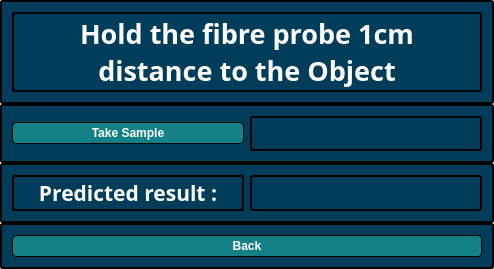
<?xml version="1.0" encoding="UTF-8"?>
<ui version="4.0">
 <class>MainWindow</class>
 <widget class="QMainWindow" name="MainWindow">
  <property name="geometry">
   <rect>
    <x>0</x>
    <y>0</y>
    <width>494</width>
    <height>256</height>
   </rect>
  </property>
  <property name="windowTitle">
   <string>MainWindow</string>
  </property>
  <widget class="QWidget" name="centralwidget">
   <property name="styleSheet">
    <string notr="true">QFrame, QLabel, QToolTip { border: 2px solid black; border-radius: 3px; padding: 1px; background-color: rgb(0, 61, 90); color: white; }</string>
   </property>
   <layout class="QVBoxLayout" name="verticalLayout">
    <property name="spacing">
     <number>0</number>
    </property>
    <property name="leftMargin">
     <number>0</number>
    </property>
    <property name="topMargin">
     <number>0</number>
    </property>
    <property name="rightMargin">
     <number>0</number>
    </property>
    <property name="bottomMargin">
     <number>0</number>
    </property>
    <item>
     <widget class="QFrame" name="frame">
      <property name="frameShape">
       <enum>QFrame::StyledPanel</enum>
      </property>
      <property name="frameShadow">
       <enum>QFrame::Raised</enum>
      </property>
      <layout class="QHBoxLayout" name="horizontalLayout">
       <item>
        <widget class="QLabel" name="label">
         <property name="font">
          <font>
           <family>Open Sans Condensed SemiBold</family>
           <pointsize>20</pointsize>
           <bold>true</bold>
          </font>
         </property>
         <property name="text">
          <string>Hold the fibre probe 1cm 
distance to the Object</string>
         </property>
         <property name="alignment">
          <set>Qt::AlignCenter</set>
         </property>
        </widget>
       </item>
      </layout>
     </widget>
    </item>
    <item>
     <widget class="QFrame" name="frame_2">
      <property name="frameShape">
       <enum>QFrame::StyledPanel</enum>
      </property>
      <property name="frameShadow">
       <enum>QFrame::Raised</enum>
      </property>
      <layout class="QHBoxLayout" name="horizontalLayout_2">
       <item>
        <widget class="QPushButton" name="take_sample_btn">
         <property name="styleSheet">
          <string notr="true">		QPushButton {
	background-color: #138086;
    border-style: outset;
    border-width: 1px;
    border-radius: 4px;
    border-color: black;
    font: bold 12px;
    min-width: 3em;
    padding: 3px;
	color:rgb(255,255,255);
}
QPushButton:pressed {
	background-color:rgb(100,170,255)
}</string>
         </property>
         <property name="text">
          <string>Take Sample</string>
         </property>
        </widget>
       </item>
       <item>
        <widget class="QLabel" name="sample_taken_label">
         <property name="font">
          <font>
           <family>Open Sans Condensed SemiBold</family>
           <pointsize>16</pointsize>
           <bold>true</bold>
          </font>
         </property>
         <property name="text">
          <string/>
         </property>
         <property name="alignment">
          <set>Qt::AlignCenter</set>
         </property>
        </widget>
       </item>
      </layout>
     </widget>
    </item>
    <item>
     <widget class="QFrame" name="frame_3">
      <property name="frameShape">
       <enum>QFrame::StyledPanel</enum>
      </property>
      <property name="frameShadow">
       <enum>QFrame::Raised</enum>
      </property>
      <layout class="QHBoxLayout" name="horizontalLayout_3">
       <item>
        <widget class="QLabel" name="label_3">
         <property name="font">
          <font>
           <family>Open Sans Condensed SemiBold</family>
           <pointsize>16</pointsize>
           <bold>true</bold>
          </font>
         </property>
         <property name="text">
          <string>Predicted result :</string>
         </property>
         <property name="alignment">
          <set>Qt::AlignCenter</set>
         </property>
        </widget>
       </item>
       <item>
        <widget class="QLabel" name="result_label">
         <property name="font">
          <font>
           <family>Open Sans Condensed SemiBold</family>
           <pointsize>16</pointsize>
           <bold>true</bold>
          </font>
         </property>
         <property name="text">
          <string/>
         </property>
         <property name="alignment">
          <set>Qt::AlignCenter</set>
         </property>
        </widget>
       </item>
      </layout>
     </widget>
    </item>
    <item>
     <widget class="QFrame" name="frame_4">
      <property name="frameShape">
       <enum>QFrame::StyledPanel</enum>
      </property>
      <property name="frameShadow">
       <enum>QFrame::Raised</enum>
      </property>
      <layout class="QVBoxLayout" name="verticalLayout_2">
       <item>
        <widget class="QPushButton" name="backButton">
         <property name="styleSheet">
          <string notr="true">		QPushButton {
	background-color: #138086;
    border-style: outset;
    border-width: 1px;
    border-radius: 4px;
    border-color: black;
    font: bold 12px;
    min-width: 3em;
    padding: 3px;
	color:rgb(255,255,255);
}
QPushButton:pressed {
	background-color:rgb(100,170,255)
}</string>
         </property>
         <property name="text">
          <string>Back</string>
         </property>
        </widget>
       </item>
      </layout>
     </widget>
    </item>
   </layout>
  </widget>
 </widget>
 <resources/>
 <connections/>
</ui>
